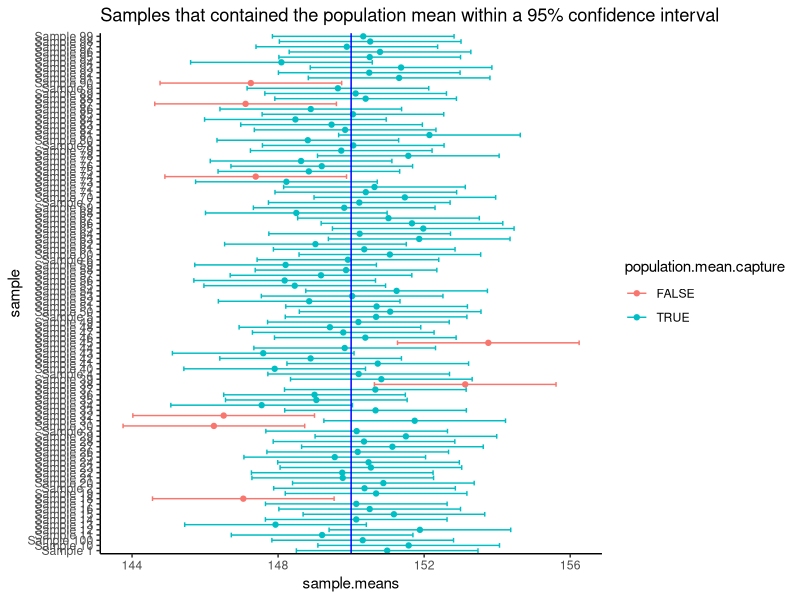
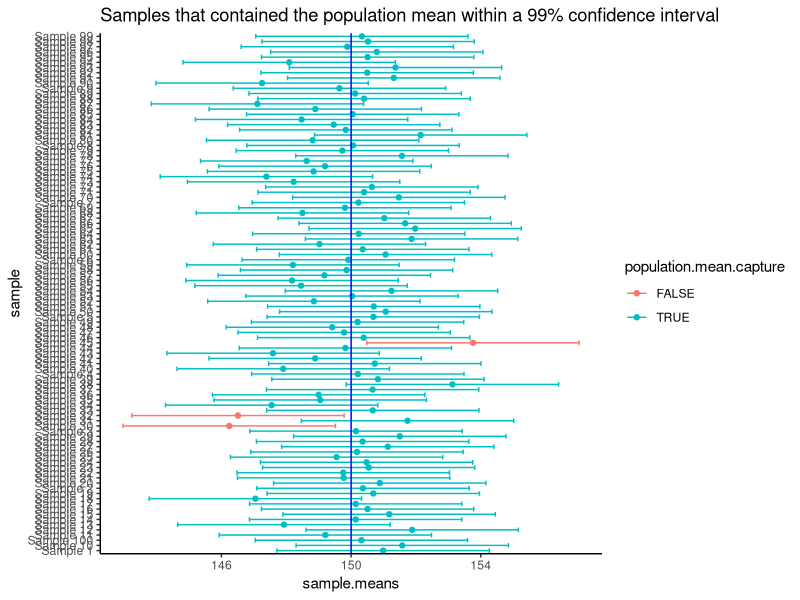

The R source for these figures, in order:
## ---- chunk 1
knitr::opts_chunk$set(echo = TRUE)
knitr::opts_chunk$set(message = FALSE)
knitr::opts_chunk$set(comment = NULL)

## ---- chunk 2
library(tidyverse)
library(ggplot2)
library(ggpubr)
library(kableExtra)

## ---- chunk 3
# Set a seed
set.seed(123)

# Create a population
population.scores <- rnorm(n = 341574,
                           mean = 150,
                           sd = 8.5)

## ---- chunk 4
# Taking samples
samples.list <- list()

for(ii in 1:100) {
  
 samples.list[[ii]] <- sample(x = population.scores,
                              size = 45,
                              replace = TRUE)
   
}

# Obtain the means of each sample
sample.means <- samples.list %>%
  sapply(., function(x) mean(x))

## ---- chunk 5
# Calculating the standard error
se = sd(population.scores)/sqrt(45)

## ---- chunk 6
# Setting our z score
z.score <- 1.96
## ---- chunk 7
# Calculate the confidence intervals
confidence.interval.values <- data.frame(sample.means = sample.means) %>%
  mutate(lower.bound = sample.means - (z.score * se),
         upper.bound = sample.means + (z.score * se))

# View what the datafame looks like
head(confidence.interval.values)
## ---- chunk 8
# Add the population mean into the 95% CF data frame
confidence.interval.values <- confidence.interval.values %>%
  mutate(sample = paste("Sample",1:nrow(confidence.interval.values)),
         population.mean = 150,
         population.mean.capture =  between(x = population.mean,
                                            left = lower.bound,
                                            right = upper.bound))

# Plot the graph
confidence.interval.values %>%
  ggplot(aes(x = sample, y = sample.means, color = population.mean.capture)) +
  geom_point() +
  geom_errorbar(aes(ymin = lower.bound, ymax = upper.bound)) +
  coord_flip() +
  geom_hline(yintercept = 150,
             color = "blue") +
  labs(title = "Samples that contained the population mean within a 95% confidence interval") +
  theme_classic()
## ---- chunk 9
paste("From our",nrow(confidence.interval.values),"sample means,",sum(confidence.interval.values$population.mean.capture),"captured the true population mean within their 95% confidence interval.")

## ---- chunk 10
# Setting our z score
z.score <- 2.58
## ---- chunk 11
# Calculate the confidence intervals
confidence.interval.values <- data.frame(sample.means = sample.means) %>%
  mutate(lower.bound = sample.means - (z.score * se),
         upper.bound = sample.means + (z.score * se))

# View what the datafame looks like
head(confidence.interval.values)
## ---- chunk 12
# Add the population mean into the 95% CF data frame
confidence.interval.values <- confidence.interval.values %>%
  mutate(sample = paste("Sample",1:nrow(confidence.interval.values)),
         population.mean = 150,
         population.mean.capture =  between(x = population.mean,
                                            left = lower.bound,
                                            right = upper.bound))

# Plot the graph
confidence.interval.values %>%
  ggplot(aes(x = sample, y = sample.means, color = population.mean.capture)) +
  geom_point() +
  geom_errorbar(aes(ymin = lower.bound, ymax = upper.bound)) +
  coord_flip() +
  geom_hline(yintercept = 150,
             color = "blue") +
  labs(title = "Samples that contained the population mean within a 99% confidence interval") +
  theme_classic()
## ---- chunk 13
paste("From our",nrow(confidence.interval.values),"sample means,",sum(confidence.interval.values$population.mean.capture),"captured the true population mean within their 99% confidence interval.")
